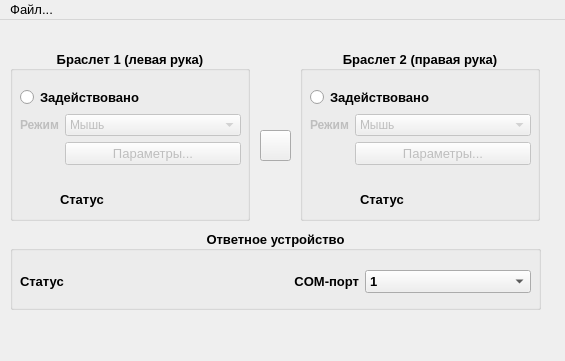
<?xml version="1.0" encoding="UTF-8"?>
<ui version="4.0">
 <class>MainWindow</class>
 <widget class="QMainWindow" name="MainWindow">
  <property name="geometry">
   <rect>
    <x>0</x>
    <y>0</y>
    <width>565</width>
    <height>361</height>
   </rect>
  </property>
  <property name="font">
   <font>
    <pointsize>10</pointsize>
    <weight>50</weight>
    <bold>false</bold>
   </font>
  </property>
  <property name="windowTitle">
   <string>Mioband 0.3</string>
  </property>
  <property name="documentMode">
   <bool>false</bool>
  </property>
  <property name="tabShape">
   <enum>QTabWidget::Rounded</enum>
  </property>
  <widget class="QWidget" name="centralwidget">
   <widget class="QGroupBox" name="LeftBandGroupBox">
    <property name="enabled">
     <bool>true</bool>
    </property>
    <property name="geometry">
     <rect>
      <x>10</x>
      <y>30</y>
      <width>240</width>
      <height>171</height>
     </rect>
    </property>
    <property name="font">
     <font>
      <pointsize>10</pointsize>
      <weight>75</weight>
      <bold>true</bold>
     </font>
    </property>
    <property name="title">
     <string>Браслет 1 (левая рука)</string>
    </property>
    <property name="alignment">
     <set>Qt::AlignCenter</set>
    </property>
    <widget class="QWidget" name="verticalLayoutWidget">
     <property name="geometry">
      <rect>
       <x>10</x>
       <y>20</y>
       <width>221</width>
       <height>111</height>
      </rect>
     </property>
     <layout class="QVBoxLayout" name="LeftBandVerticalLayout">
      <item>
       <layout class="QFormLayout" name="LeftBandFormLayout">
        <property name="formAlignment">
         <set>Qt::AlignCenter</set>
        </property>
        <item row="0" column="0" colspan="2">
         <widget class="QRadioButton" name="LeftBandEnabled">
          <property name="text">
           <string>Задействовано</string>
          </property>
         </widget>
        </item>
        <item row="1" column="0">
         <widget class="QLabel" name="LeftBandModeLabel">
          <property name="enabled">
           <bool>false</bool>
          </property>
          <property name="font">
           <font>
            <pointsize>9</pointsize>
            <weight>75</weight>
            <bold>true</bold>
           </font>
          </property>
          <property name="text">
           <string>Режим</string>
          </property>
         </widget>
        </item>
        <item row="1" column="1">
         <widget class="QComboBox" name="LeftBandModeComboBox">
          <property name="enabled">
           <bool>false</bool>
          </property>
          <property name="font">
           <font>
            <pointsize>9</pointsize>
            <weight>50</weight>
            <bold>false</bold>
           </font>
          </property>
          <item>
           <property name="text">
            <string>Мышь</string>
           </property>
          </item>
          <item>
           <property name="text">
            <string>Клавиатура</string>
           </property>
          </item>
          <item>
           <property name="text">
            <string>ТВ</string>
           </property>
          </item>
          <item>
           <property name="text">
            <string>Квадрокоптер</string>
           </property>
          </item>
          <item>
           <property name="text">
            <string>Машинка</string>
           </property>
          </item>
          <item>
           <property name="text">
            <string>Робот-собака</string>
           </property>
          </item>
         </widget>
        </item>
        <item row="2" column="1">
         <widget class="QPushButton" name="LeftBandConfigButton">
          <property name="enabled">
           <bool>false</bool>
          </property>
          <property name="font">
           <font>
            <weight>50</weight>
            <bold>false</bold>
           </font>
          </property>
          <property name="text">
           <string>Параметры...</string>
          </property>
         </widget>
        </item>
       </layout>
      </item>
     </layout>
    </widget>
    <widget class="QWidget" name="horizontalLayoutWidget">
     <property name="geometry">
      <rect>
       <x>50</x>
       <y>130</y>
       <width>156</width>
       <height>39</height>
      </rect>
     </property>
     <layout class="QHBoxLayout" name="LeftBandHorisontalLayout">
      <item>
       <widget class="QLabel" name="LeftBandStatusLabel">
        <property name="text">
         <string>Статус</string>
        </property>
       </widget>
      </item>
      <item>
       <widget class="QPushButton" name="LeftBandStatusGood">
        <property name="enabled">
         <bool>true</bool>
        </property>
        <property name="text">
         <string/>
        </property>
        <property name="icon">
         <iconset>
          <normaloff>tick-mark.png</normaloff>tick-mark.png</iconset>
        </property>
        <property name="iconSize">
         <size>
          <width>28</width>
          <height>28</height>
         </size>
        </property>
        <property name="checkable">
         <bool>false</bool>
        </property>
        <property name="checked">
         <bool>false</bool>
        </property>
        <property name="autoRepeat">
         <bool>false</bool>
        </property>
        <property name="default">
         <bool>false</bool>
        </property>
        <property name="flat">
         <bool>true</bool>
        </property>
       </widget>
      </item>
      <item>
       <widget class="QPushButton" name="LeftBandStatusBad">
        <property name="text">
         <string/>
        </property>
        <property name="icon">
         <iconset>
          <normaloff>close.png</normaloff>close.png</iconset>
        </property>
        <property name="iconSize">
         <size>
          <width>28</width>
          <height>28</height>
         </size>
        </property>
        <property name="checkable">
         <bool>false</bool>
        </property>
        <property name="flat">
         <bool>true</bool>
        </property>
       </widget>
      </item>
     </layout>
    </widget>
   </widget>
   <widget class="QGroupBox" name="RightBandGroupBox">
    <property name="enabled">
     <bool>true</bool>
    </property>
    <property name="geometry">
     <rect>
      <x>300</x>
      <y>30</y>
      <width>240</width>
      <height>171</height>
     </rect>
    </property>
    <property name="font">
     <font>
      <pointsize>10</pointsize>
      <weight>75</weight>
      <bold>true</bold>
     </font>
    </property>
    <property name="title">
     <string>Браслет 2 (правая рука)</string>
    </property>
    <property name="alignment">
     <set>Qt::AlignCenter</set>
    </property>
    <widget class="QWidget" name="verticalLayoutWidget_2">
     <property name="geometry">
      <rect>
       <x>10</x>
       <y>20</y>
       <width>221</width>
       <height>111</height>
      </rect>
     </property>
     <layout class="QVBoxLayout" name="RightBandVerticalLayout">
      <item>
       <layout class="QFormLayout" name="RightBandFormLayout">
        <property name="formAlignment">
         <set>Qt::AlignCenter</set>
        </property>
        <item row="1" column="0">
         <widget class="QLabel" name="RightBandModeLabel">
          <property name="enabled">
           <bool>false</bool>
          </property>
          <property name="font">
           <font>
            <pointsize>9</pointsize>
            <weight>75</weight>
            <bold>true</bold>
           </font>
          </property>
          <property name="text">
           <string>Режим</string>
          </property>
         </widget>
        </item>
        <item row="1" column="1">
         <widget class="QComboBox" name="RightBandModeComboBox">
          <property name="enabled">
           <bool>false</bool>
          </property>
          <property name="font">
           <font>
            <pointsize>9</pointsize>
            <weight>50</weight>
            <bold>false</bold>
           </font>
          </property>
          <item>
           <property name="text">
            <string>Мышь</string>
           </property>
          </item>
          <item>
           <property name="text">
            <string>Клавиатура</string>
           </property>
          </item>
          <item>
           <property name="text">
            <string>ТВ</string>
           </property>
          </item>
          <item>
           <property name="text">
            <string>Квадрокоптер</string>
           </property>
          </item>
          <item>
           <property name="text">
            <string>Машинка</string>
           </property>
          </item>
          <item>
           <property name="text">
            <string>Робот-собака</string>
           </property>
          </item>
         </widget>
        </item>
        <item row="0" column="0" colspan="2">
         <widget class="QRadioButton" name="RightBandEnabled">
          <property name="text">
           <string>Задействовано</string>
          </property>
         </widget>
        </item>
        <item row="2" column="1">
         <widget class="QPushButton" name="RightBandConfigButton">
          <property name="enabled">
           <bool>false</bool>
          </property>
          <property name="font">
           <font>
            <weight>50</weight>
            <bold>false</bold>
           </font>
          </property>
          <property name="text">
           <string>Параметры...</string>
          </property>
         </widget>
        </item>
       </layout>
      </item>
     </layout>
    </widget>
    <widget class="QWidget" name="horizontalLayoutWidget_2">
     <property name="geometry">
      <rect>
       <x>60</x>
       <y>130</y>
       <width>156</width>
       <height>39</height>
      </rect>
     </property>
     <layout class="QHBoxLayout" name="RightBandHorisontalLayout">
      <item>
       <widget class="QLabel" name="RightBandStatusLabel">
        <property name="text">
         <string>Статус</string>
        </property>
       </widget>
      </item>
      <item>
       <widget class="QPushButton" name="RightBandStatusGood">
        <property name="enabled">
         <bool>true</bool>
        </property>
        <property name="text">
         <string/>
        </property>
        <property name="icon">
         <iconset>
          <normaloff>tick-mark.png</normaloff>tick-mark.png</iconset>
        </property>
        <property name="iconSize">
         <size>
          <width>28</width>
          <height>28</height>
         </size>
        </property>
        <property name="checkable">
         <bool>false</bool>
        </property>
        <property name="checked">
         <bool>false</bool>
        </property>
        <property name="autoRepeat">
         <bool>false</bool>
        </property>
        <property name="default">
         <bool>false</bool>
        </property>
        <property name="flat">
         <bool>true</bool>
        </property>
       </widget>
      </item>
      <item>
       <widget class="QPushButton" name="RightBandStatusBad">
        <property name="text">
         <string/>
        </property>
        <property name="icon">
         <iconset>
          <normaloff>close.png</normaloff>close.png</iconset>
        </property>
        <property name="iconSize">
         <size>
          <width>28</width>
          <height>28</height>
         </size>
        </property>
        <property name="checkable">
         <bool>false</bool>
        </property>
        <property name="flat">
         <bool>true</bool>
        </property>
       </widget>
      </item>
     </layout>
    </widget>
   </widget>
   <widget class="QPushButton" name="SwapBandsButton">
    <property name="geometry">
     <rect>
      <x>260</x>
      <y>110</y>
      <width>31</width>
      <height>31</height>
     </rect>
    </property>
    <property name="text">
     <string/>
    </property>
    <property name="icon">
     <iconset>
      <normaloff>swap.png</normaloff>swap.png</iconset>
    </property>
   </widget>
   <widget class="QGroupBox" name="UsbDeviceGroupBox">
    <property name="geometry">
     <rect>
      <x>10</x>
      <y>210</y>
      <width>531</width>
      <height>80</height>
     </rect>
    </property>
    <property name="font">
     <font>
      <weight>75</weight>
      <bold>true</bold>
     </font>
    </property>
    <property name="title">
     <string>Ответное устройство</string>
    </property>
    <property name="alignment">
     <set>Qt::AlignCenter</set>
    </property>
    <widget class="QWidget" name="horizontalLayoutWidget_3">
     <property name="geometry">
      <rect>
       <x>10</x>
       <y>30</y>
       <width>511</width>
       <height>43</height>
      </rect>
     </property>
     <layout class="QHBoxLayout" name="horizontalLayout_6">
      <item>
       <layout class="QHBoxLayout" name="horizontalLayout_7">
        <item>
         <layout class="QHBoxLayout" name="horizontalLayout_8">
          <item>
           <widget class="QLabel" name="UsbDeviceStatusLabel">
            <property name="text">
             <string>Статус</string>
            </property>
           </widget>
          </item>
          <item>
           <widget class="QPushButton" name="UsbDeviceStatusGood">
            <property name="enabled">
             <bool>true</bool>
            </property>
            <property name="text">
             <string/>
            </property>
            <property name="icon">
             <iconset>
              <normaloff>tick-mark.png</normaloff>tick-mark.png</iconset>
            </property>
            <property name="iconSize">
             <size>
              <width>28</width>
              <height>28</height>
             </size>
            </property>
            <property name="checkable">
             <bool>false</bool>
            </property>
            <property name="checked">
             <bool>false</bool>
            </property>
            <property name="autoRepeat">
             <bool>false</bool>
            </property>
            <property name="default">
             <bool>false</bool>
            </property>
            <property name="flat">
             <bool>true</bool>
            </property>
           </widget>
          </item>
          <item>
           <widget class="QPushButton" name="UsbDeviceStatusBad">
            <property name="text">
             <string/>
            </property>
            <property name="icon">
             <iconset>
              <normaloff>close.png</normaloff>close.png</iconset>
            </property>
            <property name="iconSize">
             <size>
              <width>28</width>
              <height>28</height>
             </size>
            </property>
            <property name="checkable">
             <bool>false</bool>
            </property>
            <property name="flat">
             <bool>true</bool>
            </property>
           </widget>
          </item>
         </layout>
        </item>
        <item>
         <widget class="QLabel" name="UsbDeviceComporStatusLabel">
          <property name="text">
           <string>COM-порт</string>
          </property>
          <property name="alignment">
           <set>Qt::AlignRight|Qt::AlignTrailing|Qt::AlignVCenter</set>
          </property>
         </widget>
        </item>
        <item>
         <widget class="QComboBox" name="UsbDeviceComportComboBox">
          <item>
           <property name="text">
            <string>1</string>
           </property>
          </item>
          <item>
           <property name="text">
            <string>2</string>
           </property>
          </item>
         </widget>
        </item>
       </layout>
      </item>
     </layout>
    </widget>
   </widget>
  </widget>
  <widget class="QStatusBar" name="statusbar">
   <property name="sizeGripEnabled">
    <bool>false</bool>
   </property>
  </widget>
  <widget class="QMenuBar" name="MenuBar">
   <property name="enabled">
    <bool>true</bool>
   </property>
   <property name="geometry">
    <rect>
     <x>0</x>
     <y>0</y>
     <width>565</width>
     <height>23</height>
    </rect>
   </property>
   <property name="font">
    <font>
     <family>Segoe UI</family>
     <pointsize>10</pointsize>
     <weight>50</weight>
     <bold>false</bold>
     <kerning>false</kerning>
    </font>
   </property>
   <property name="nativeMenuBar">
    <bool>false</bool>
   </property>
   <widget class="QMenu" name="FileMenu">
    <property name="title">
     <string>Файл...</string>
    </property>
    <addaction name="FileMenuImportConfig"/>
    <addaction name="FileMenuExportConfig"/>
   </widget>
   <addaction name="FileMenu"/>
  </widget>
  <action name="FileMenuImportConfig">
   <property name="text">
    <string>Импорт конфигурации</string>
   </property>
   <property name="font">
    <font>
     <pointsize>9</pointsize>
     <weight>50</weight>
     <italic>false</italic>
     <bold>false</bold>
     <kerning>false</kerning>
    </font>
   </property>
  </action>
  <action name="FileMenuExportConfig">
   <property name="text">
    <string>Экспорт конфигурации</string>
   </property>
  </action>
 </widget>
 <resources>
  <include location="icon_ok.qrc"/>
 </resources>
 <connections/>
</ui>
